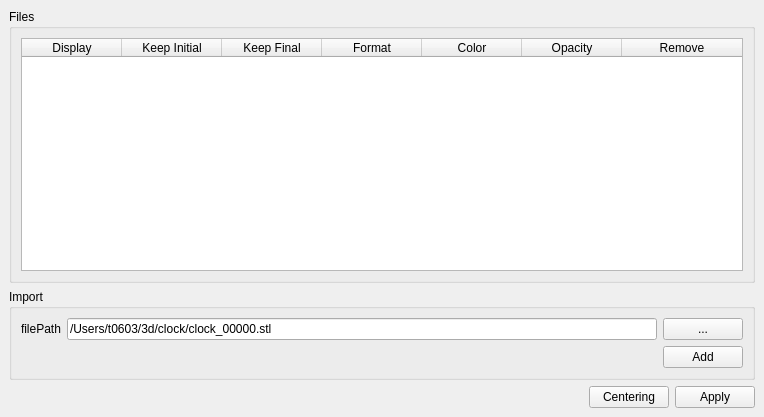
<?xml version="1.0" encoding="UTF-8"?>
<ui version="4.0">
 <class>MergePanel</class>
 <widget class="QDockWidget" name="MergePanel">
  <property name="geometry">
   <rect>
    <x>0</x>
    <y>0</y>
    <width>764</width>
    <height>417</height>
   </rect>
  </property>
  <property name="windowTitle">
   <string>DockWidget</string>
  </property>
  <widget class="QWidget" name="dockWidgetContents">
   <layout class="QGridLayout" name="gridLayout_2">
    <item row="0" column="0" colspan="3">
     <widget class="QGroupBox" name="filesGBox">
      <property name="title">
       <string>Files</string>
      </property>
      <layout class="QGridLayout" name="gridLayout">
       <item row="0" column="0">
        <widget class="QTableWidget" name="filesTWidget">
         <attribute name="horizontalHeaderShowSortIndicator" stdset="0">
          <bool>false</bool>
         </attribute>
         <attribute name="horizontalHeaderStretchLastSection">
          <bool>true</bool>
         </attribute>
         <column>
          <property name="text">
           <string>Display</string>
          </property>
         </column>
         <column>
          <property name="text">
           <string>Keep Initial</string>
          </property>
         </column>
         <column>
          <property name="text">
           <string>Keep Final</string>
          </property>
         </column>
         <column>
          <property name="text">
           <string>Format</string>
          </property>
         </column>
         <column>
          <property name="text">
           <string>Color</string>
          </property>
         </column>
         <column>
          <property name="text">
           <string>Opacity</string>
          </property>
         </column>
         <column>
          <property name="text">
           <string>Remove</string>
          </property>
         </column>
        </widget>
       </item>
      </layout>
     </widget>
    </item>
    <item row="2" column="2">
     <widget class="QPushButton" name="applyPBtn">
      <property name="text">
       <string>Apply</string>
      </property>
     </widget>
    </item>
    <item row="2" column="0">
     <spacer name="horizontalSpacer">
      <property name="orientation">
       <enum>Qt::Horizontal</enum>
      </property>
      <property name="sizeHint" stdset="0">
       <size>
        <width>40</width>
        <height>20</height>
       </size>
      </property>
     </spacer>
    </item>
    <item row="1" column="0" colspan="3">
     <widget class="QGroupBox" name="importFilesGBox">
      <property name="title">
       <string>Import</string>
      </property>
      <layout class="QGridLayout" name="gridLayout_3">
       <item row="0" column="1">
        <widget class="QLineEdit" name="importFilesPathLEdit">
         <property name="text">
          <string>/Users/t0603/3d/clock/clock_00000.stl</string>
         </property>
        </widget>
       </item>
       <item row="0" column="2">
        <widget class="QPushButton" name="importFilesBrowsePBtn">
         <property name="text">
          <string>...</string>
         </property>
        </widget>
       </item>
       <item row="0" column="0">
        <widget class="QLabel" name="importFilesPathLbl">
         <property name="text">
          <string>filePath</string>
         </property>
        </widget>
       </item>
       <item row="1" column="2">
        <widget class="QPushButton" name="importFilesAddPBtn">
         <property name="text">
          <string>Add</string>
         </property>
        </widget>
       </item>
      </layout>
     </widget>
    </item>
    <item row="2" column="1">
     <widget class="QPushButton" name="centeringPBtn">
      <property name="text">
       <string>Centering</string>
      </property>
     </widget>
    </item>
   </layout>
  </widget>
 </widget>
 <resources/>
 <connections/>
</ui>
